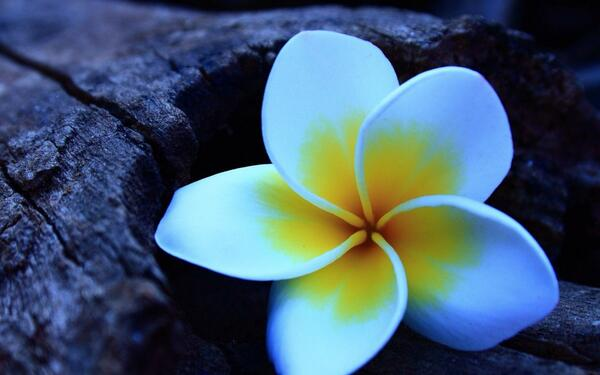
%> input picture S4UASPCDGIT/ImageInput/sample_image3.jpg, 600 x 375 px
$ octave thresholdingMethod.m   (GNU Octave 9; MATLAB toolbox functions it lacks are replaced by stand-ins)
%> lines starting %> are read from the running program, lines starting %| are printed output that depends on the picture; in (x1, y1, x2, y2) boxes, pixels count from 0 and x2, y2 are one past the last pixel; in counts of white or black regions, pixels touching at a corner belong together; the program's own positions count from 1
clc;
clear;
close all;

image = imread('ImageInput/sample_image3.jpg');
%> image is the input picture: size 375x600x3 uint8; mean R, G, B 67.1, 89.6, 110.1
figure, imshow(image);title('Citra RGB');

gray = rgb2gray(image);
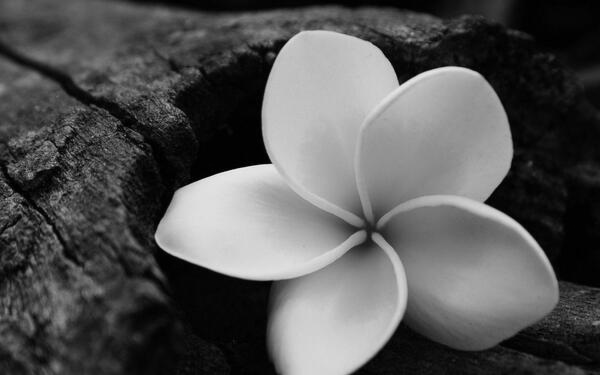
%> gray: size 375x600 uint8; min 0, max 240, mean 85.2
figure, imshow(gray);title('Citra Grayscale');

bw = imbinarize(gray, graythresh(gray));
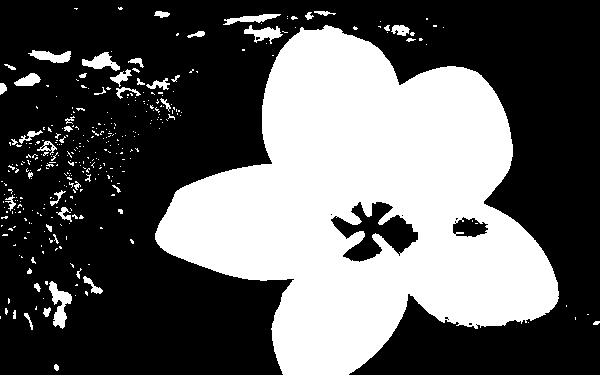
%> bw: size 375x600 logical; 37.4% white; 349 white regions (300 under 20 px), largest, box (x1, y1, x2, y2) and area: (155, 25, 559, 375) 78602, (49, 281, 72, 329) 513, (82, 52, 120, 71) 361
figure, imshow(bw);title('Citra Biner dengan Otsu Threshold');

bw = imfill(bw, 'holes');
%> bw: size 375x600 logical; 38.7% white; 347 white regions (298 under 20 px), largest, box (x1, y1, x2, y2) and area: (155, 25, 559, 375) 81577, (49, 281, 72, 329) 513, (82, 52, 120, 71) 362
figure,imshow(bw);title('Image Fill');

bw = bwareaopen(bw,550);
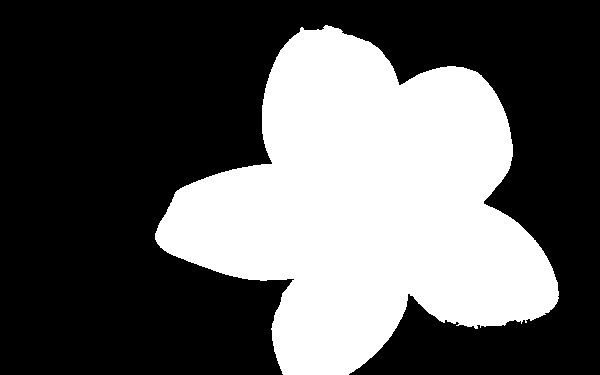
%> bw: size 375x600 logical; 36.3% white; 1 white region, box (x1, y1, x2, y2) and area: (155, 25, 559, 375) 81577
figure,imshow(bw);title('Image Clean Up');

R = image(:,:,1).*uint8(bw);
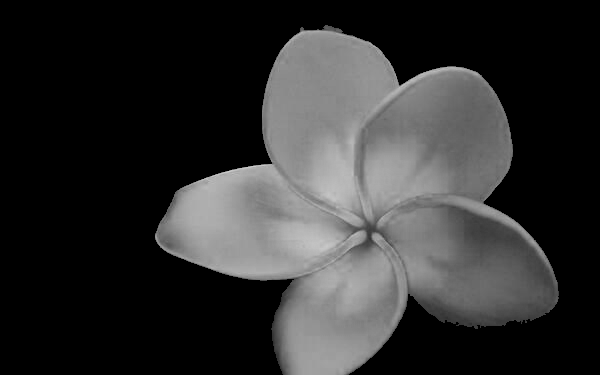
%> R: size 375x600 uint8; min 0, max 208, mean 48
G = image(:,:,2).*uint8(bw);
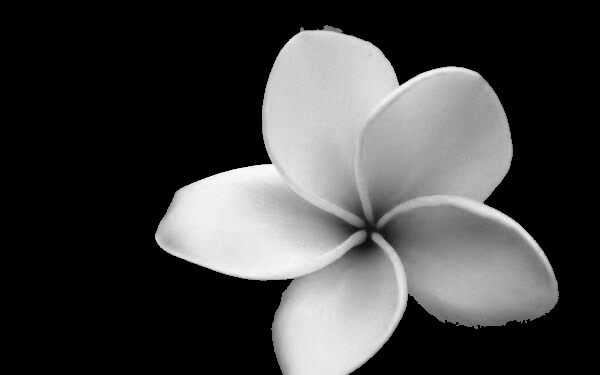
%> G: size 375x600 uint8; min 0, max 255, mean 65.4
B = image(:,:,3).*uint8(bw);
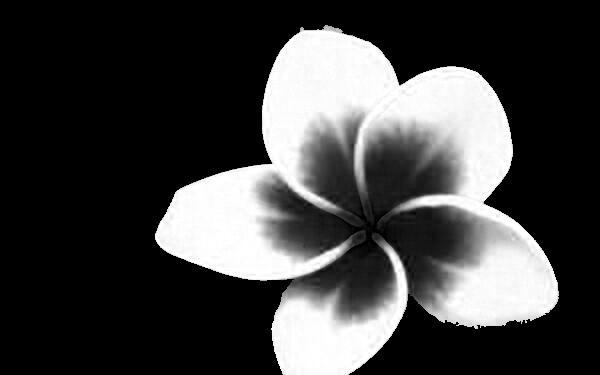
%> B: size 375x600 uint8; min 0, max 255, mean 65.4; mean of the top-left, top-right, bottom-left and bottom-right quarters 25.7, 91.9, 53.6, 90.4

output = cat(3, R, G, B);
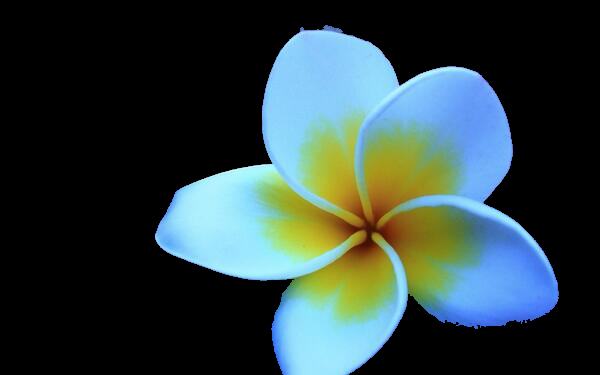
%> output: size 375x600x3 uint8; mean R, G, B 48, 65.4, 65.4
figure, imshow(output);title('Citra Output');
imwrite(output,'ImageOutput/sample3Thresh.jpg');

$ run again, with S4UASPCDGIT/ImageInput/sample_image11.jpg copied over S4UASPCDGIT/ImageInput/sample_image3.jpg
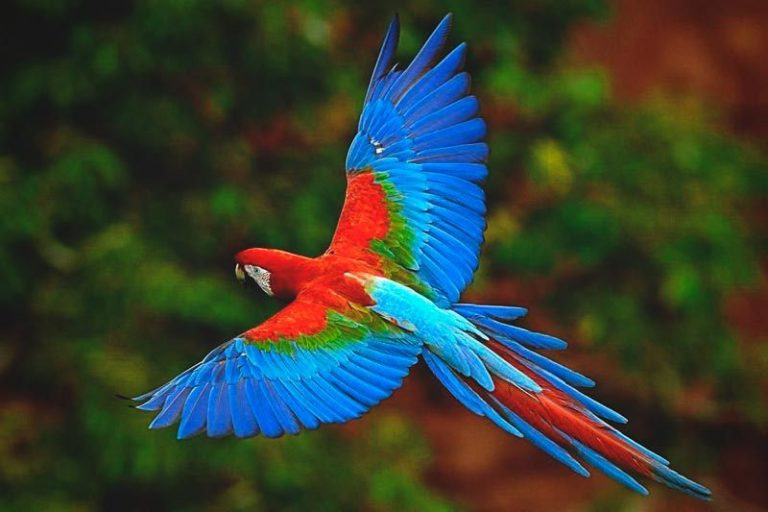
%> input picture S4UASPCDGIT/ImageInput/sample_image11.jpg, 768 x 512 px
%> image is the input picture: size 512x768x3 uint8; mean R, G, B 54.1, 63.1, 50.6
%> `bw = imbinarize(gray, graythresh(gray));`:
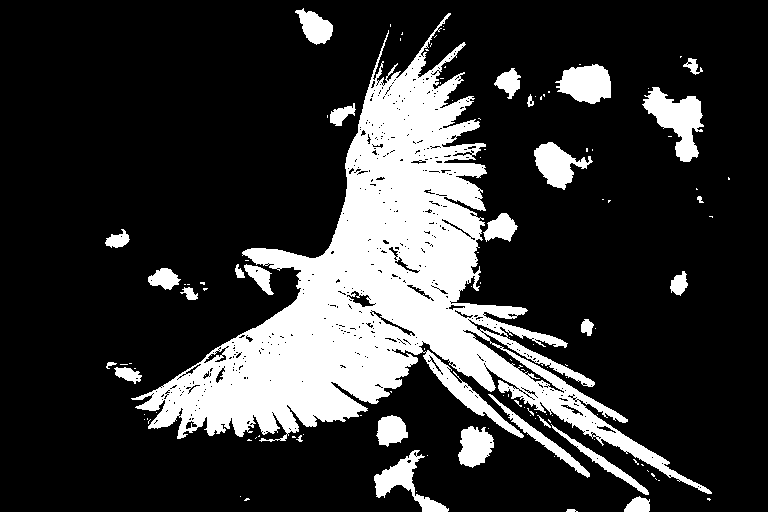
%> bw: size 512x768 logical; 20.8% white; 118 white regions (89 under 20 px), largest, box (x1, y1, x2, y2) and area: (131, 13, 712, 494) 66730, (642, 87, 704, 162) 2208, (555, 64, 611, 104) 1582
%> `output = cat(3, R, G, B);`:
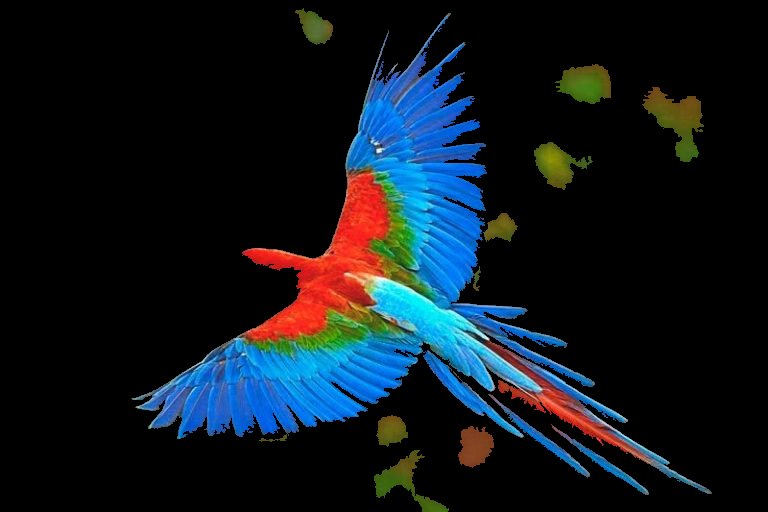
%> output: size 512x768x3 uint8; mean R, G, B 14.6, 23.1, 29.5
